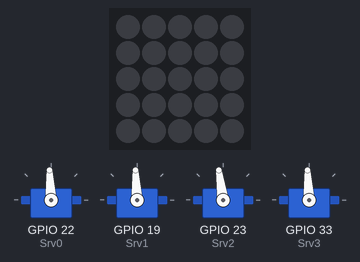
A sketch run on a simulated ESP32. On the bench: 5×5 RGB LED matrix (first LED top left, wired row by row), 4 × servo. Servo pulses on a pin are drawn as a servo (544–2400 µs = 0–180°).

Above: at 0.2 s.
At 0.5 s:
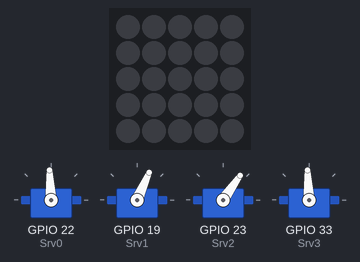
At 0.85 s:
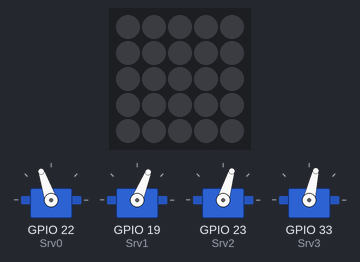
At 1.2 s:
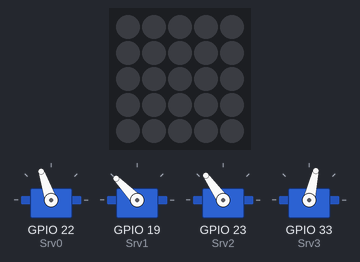
At 1.35 s:
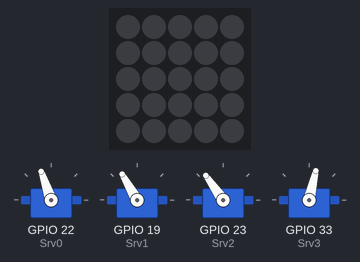
At 1.55 s:
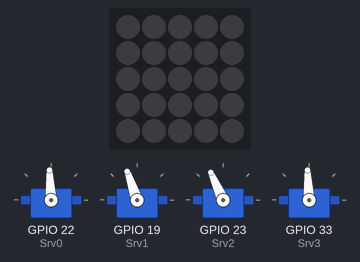
Timing chart, 0 to 4.7 s (numbered marks = the images above):
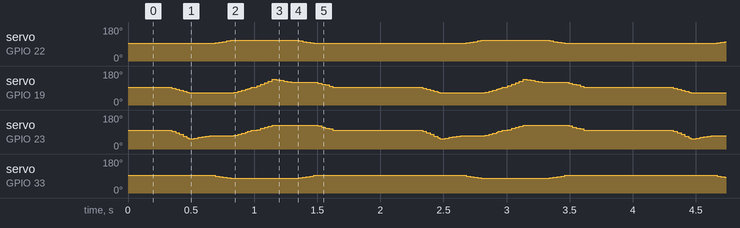

The sketch:

NX17_left.ino
```cpp
#include "M5Atom.h"

const uint8_t Srv0 = 22; //GPIO Right Leg
const uint8_t Srv1 = 19; //GPIO Right Foot
const uint8_t Srv2 = 23; //GPIO Left Foot
const uint8_t Srv3 = 33; //GPIO Left Leg

const uint8_t srv_CH0 = 0, srv_CH1 = 1, srv_CH2 = 2, srv_CH3 = 3; //チャンネル
const double PWM_Hz = 50;   //PWM周波数
const uint8_t PWM_level = 16; //PWM 16bit(0～65535)

int pulseMIN = 1640;  //0deg 500μsec 50Hz 16bit : PWM周波数(Hz) x 2^16(bit) x PWM時間(μs) / 10^6
int pulseMAX = 8190;  //180deg 2500μsec 50Hz 16bit : PWM周波数(Hz) x 2^16(bit) x PWM時間(μs) / 10^6

int cont_min = 0;
int cont_max = 180;

int angZero[] = {90, 90, 95, 90};
int ang0[4];
int ang1[4];
float ts=150;  //150msごとに次のステップに移る
float td=10;   //10回で分割

// Left Turn Step
int l_s[9][4]={
  {0,0,0,0},
  {0,-25,-40,0},
  {0,-25,-25,0},
  {15,-25,-25,-15},
  {15,0,0,-15},
  {15,40,25,-15},
  {15,25,25,-15},
  {0,25,25,0},
  {0,0,0,0}};

void Initial_Value(){  //initial servo angle
  for (int j=0; j <=3 ; j++){
      ang0[j] = angZero[j];
  }
  for (int j=0; j <=3 ; j++){
      ang1[j] = angZero[j];
  }
  servo_set();
}

void Srv_drive(int srv_CH,int SrvAng){
  SrvAng = map(SrvAng, cont_min, cont_max, pulseMIN, pulseMAX);
  ledcWrite(srv_CH, SrvAng);
}

void left_step()
{
  for (int i=0; i <=8 ; i++){
    for (int j=0; j <=3 ; j++){
      ang1[j] = angZero[j] + l_s[i][j];
    }
  servo_set();
  }
}

void servo_set(){     //線形補完してサーボに指令値を送る関数
  int a[4],b[4];

  for (int j=0; j <=3 ; j++){
      a[j] = ang1[j] - ang0[j];
      b[j] = ang0[j];
      ang0[j] = ang1[j];
  }

  for (int k=0; k <=td ; k++){

      Srv_drive(srv_CH0, a[0]*float(k)/td+b[0]);
      Srv_drive(srv_CH1, a[1]*float(k)/td+b[1]);
      Srv_drive(srv_CH2, a[2]*float(k)/td+b[2]);
      Srv_drive(srv_CH3, a[3]*float(k)/td+b[3]);

      delay(ts/td);
  }
}

void setup() {
  M5.begin(true, false, true); //SerialEnable , I2CEnable , DisplayEnable

  pinMode(Srv0, OUTPUT);
  pinMode(Srv1, OUTPUT);
  pinMode(Srv2, OUTPUT);
  pinMode(Srv3, OUTPUT);

  //モータのPWMのチャンネル、周波数の設定
  ledcSetup(srv_CH0, PWM_Hz, PWM_level);
  ledcSetup(srv_CH1, PWM_Hz, PWM_level);
  ledcSetup(srv_CH2, PWM_Hz, PWM_level);
  ledcSetup(srv_CH3, PWM_Hz, PWM_level);

  //モータのピンとチャンネルの設定
  ledcAttachPin(Srv0, srv_CH0);
  ledcAttachPin(Srv1, srv_CH1);
  ledcAttachPin(Srv2, srv_CH2);
  ledcAttachPin(Srv3, srv_CH3);

  Initial_Value();
}

void loop() {
  left_step();
  delay(500);
}
```

Measured:
- by itself, servo on GPIO 33 (Srv3): repeats every 2.0 s: 86° 0.03 s, 83° 0.03 s, 80° 0.03 s, 77° 0.54 s, 80° 0.03 s, 83° 0.03 s, 86° 0.03 s, 89° 0.03 s, 93° 1.2 s, 89° 0.03 s
- by itself, servo on GPIO 22 (Srv0): repeats every 2.0 s: 96° 0.03 s, 99° 0.03 s, 102° 0.03 s, 106° 0.03 s, 109° 0.54 s, 106° 0.03 s, 102° 0.03 s, 99° 0.03 s, 96° 0.03 s, 93° 1.2 s, 94° 0.02 s
